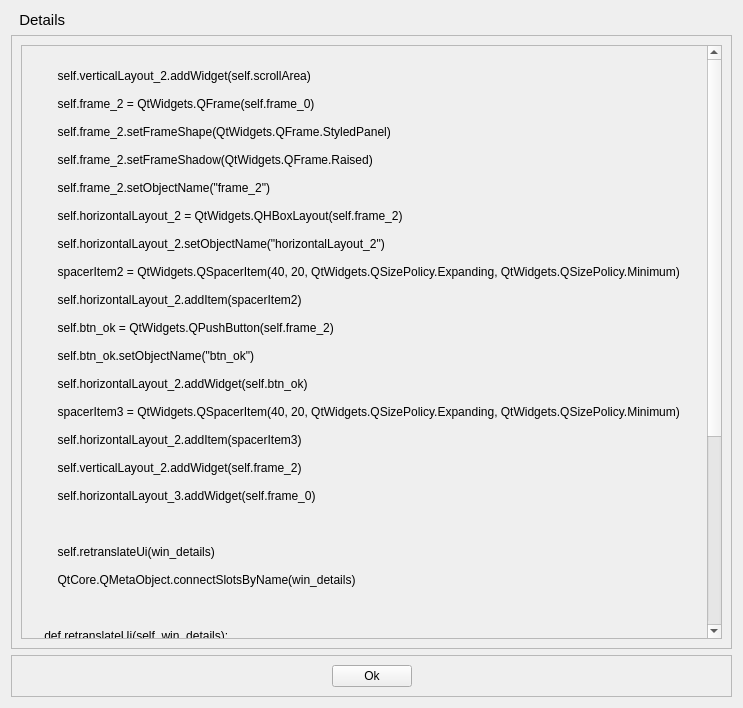
<?xml version="1.0" encoding="UTF-8"?>
<ui version="4.0">
 <class>win_details</class>
 <widget class="QWidget" name="win_details">
  <property name="geometry">
   <rect>
    <x>0</x>
    <y>0</y>
    <width>743</width>
    <height>708</height>
   </rect>
  </property>
  <property name="windowTitle">
   <string>Details</string>
  </property>
  <layout class="QVBoxLayout" name="verticalLayout">
   <item>
    <widget class="QLabel" name="lbl_title">
     <property name="font">
      <font>
       <pointsize>11</pointsize>
       <weight>50</weight>
       <bold>false</bold>
      </font>
     </property>
     <property name="text">
      <string>  Details</string>
     </property>
     <property name="textFormat">
      <enum>Qt::AutoText</enum>
     </property>
    </widget>
   </item>
   <item>
    <widget class="QFrame" name="frame_2">
     <property name="frameShape">
      <enum>QFrame::StyledPanel</enum>
     </property>
     <property name="frameShadow">
      <enum>QFrame::Raised</enum>
     </property>
     <layout class="QHBoxLayout" name="horizontalLayout_3">
      <item>
       <widget class="QScrollArea" name="scrollArea_2">
        <property name="widgetResizable">
         <bool>true</bool>
        </property>
        <widget class="QWidget" name="scrollAreaWidgetContents_2">
         <property name="enabled">
          <bool>true</bool>
         </property>
         <property name="geometry">
          <rect>
           <x>0</x>
           <y>0</y>
           <width>686</width>
           <height>824</height>
          </rect>
         </property>
         <layout class="QHBoxLayout" name="horizontalLayout_4">
          <item>
           <widget class="QLabel" name="lbl_details">
            <property name="text">
             <string>
        self.verticalLayout_2.addWidget(self.scrollArea)

        self.frame_2 = QtWidgets.QFrame(self.frame_0)

        self.frame_2.setFrameShape(QtWidgets.QFrame.StyledPanel)

        self.frame_2.setFrameShadow(QtWidgets.QFrame.Raised)

        self.frame_2.setObjectName(&quot;frame_2&quot;)

        self.horizontalLayout_2 = QtWidgets.QHBoxLayout(self.frame_2)

        self.horizontalLayout_2.setObjectName(&quot;horizontalLayout_2&quot;)

        spacerItem2 = QtWidgets.QSpacerItem(40, 20, QtWidgets.QSizePolicy.Expanding, QtWidgets.QSizePolicy.Minimum)

        self.horizontalLayout_2.addItem(spacerItem2)

        self.btn_ok = QtWidgets.QPushButton(self.frame_2)

        self.btn_ok.setObjectName(&quot;btn_ok&quot;)

        self.horizontalLayout_2.addWidget(self.btn_ok)

        spacerItem3 = QtWidgets.QSpacerItem(40, 20, QtWidgets.QSizePolicy.Expanding, QtWidgets.QSizePolicy.Minimum)

        self.horizontalLayout_2.addItem(spacerItem3)

        self.verticalLayout_2.addWidget(self.frame_2)

        self.horizontalLayout_3.addWidget(self.frame_0)



        self.retranslateUi(win_details)

        QtCore.QMetaObject.connectSlotsByName(win_details)



    def retranslateUi(self, win_details):

        win_details.setWindowTitle(_translate(&quot;win_details&quot;, &quot;Details&quot;, None))

        self.lbl_title.setText(_translate(&quot;win_details&quot;, &quot;  Details&quot;, None))

        self.lbl_details.setText(_translate(&quot;win_details&quot;, &quot;TextLabel&quot;, None))

        self.btn_ok.setText(_translate(&quot;win_details&quot;, &quot;Ok&quot;, None))





class MyApplication(QtWidgets.QMainWindow, Ui_win_details):
    def __init__(self, parent=None):
        super(MyApplication, self).__init__(parent)
        self.setupUi(self)
        
window_ = MyApplication()
window_.show()</string>
            </property>
            <property name="alignment">
             <set>Qt::AlignLeading|Qt::AlignLeft|Qt::AlignTop</set>
            </property>
            <property name="wordWrap">
             <bool>true</bool>
            </property>
           </widget>
          </item>
         </layout>
        </widget>
       </widget>
      </item>
     </layout>
    </widget>
   </item>
   <item>
    <widget class="QFrame" name="frame">
     <property name="frameShape">
      <enum>QFrame::StyledPanel</enum>
     </property>
     <property name="frameShadow">
      <enum>QFrame::Raised</enum>
     </property>
     <layout class="QHBoxLayout" name="horizontalLayout_2">
      <item>
       <spacer name="horizontalSpacer_3">
        <property name="orientation">
         <enum>Qt::Horizontal</enum>
        </property>
        <property name="sizeHint" stdset="0">
         <size>
          <width>40</width>
          <height>20</height>
         </size>
        </property>
       </spacer>
      </item>
      <item>
       <widget class="QPushButton" name="btn_ok">
        <property name="text">
         <string>Ok</string>
        </property>
       </widget>
      </item>
      <item>
       <spacer name="horizontalSpacer_4">
        <property name="orientation">
         <enum>Qt::Horizontal</enum>
        </property>
        <property name="sizeHint" stdset="0">
         <size>
          <width>40</width>
          <height>20</height>
         </size>
        </property>
       </spacer>
      </item>
     </layout>
    </widget>
   </item>
  </layout>
 </widget>
 <resources/>
 <connections/>
</ui>
